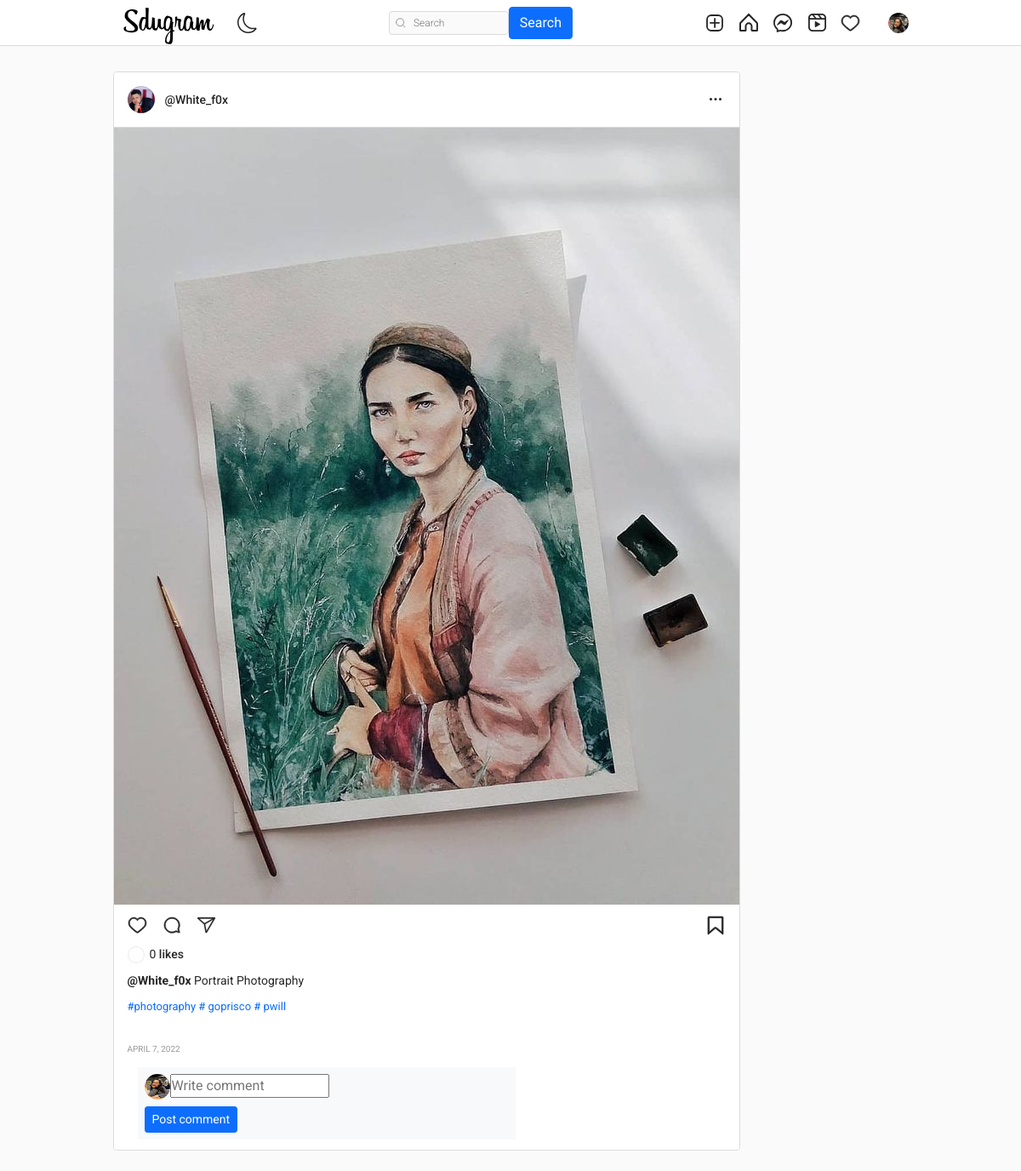
The page /4b8af694-cb0a-4154-80d4-5a47ec093830 (signed in) on the database as committed earlier.
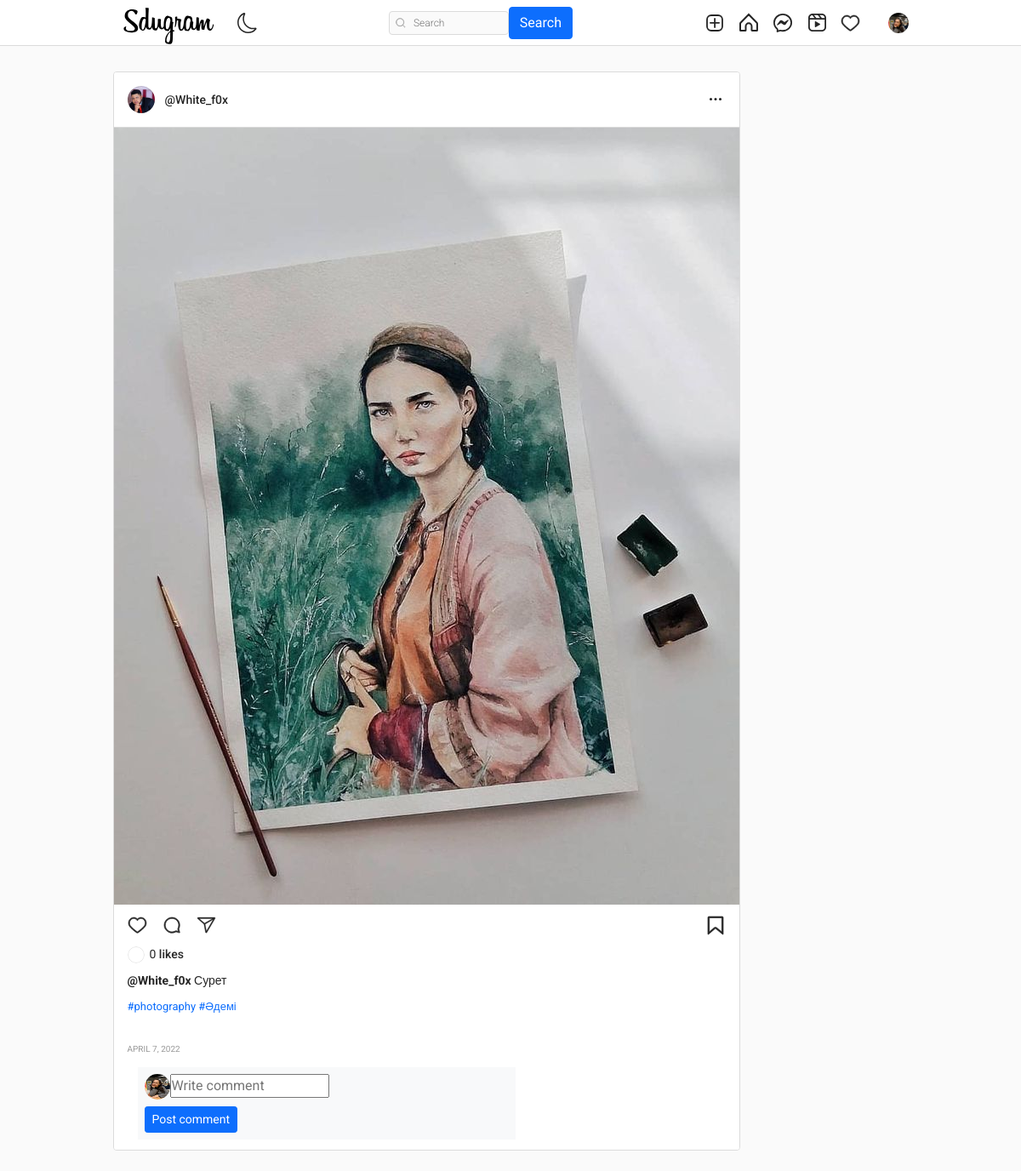
The same page on the database as committed later.
### post/models.py (models this page shows, shortened)
class Post(models.Model):
    id = models.UUIDField(primary_key=True, default=uuid.uuid4, editable=False)
    picture = models.ImageField(upload_to=user_directory_path, verbose_name="Picture")
    caption = models.CharField(max_length=10000, verbose_name="Caption")
    posted = models.DateField(auto_now_add=True)
    tags = models.ManyToManyField(Tag, related_name="tags")
    user = models.ForeignKey(User, on_delete=models.CASCADE)
    likes = models.IntegerField(default=0)

class Tag(models.Model):
    title = models.CharField(max_length=75, verbose_name='Tag')
    slug = models.SlugField(null=False, unique=True, default=uuid.uuid1)
    class Meta:
        verbose_name = 'Tag'
        verbose_name_plural = 'Tags'
    def get_absolute_url(self):
        return reverse('tags', args=[self.slug])
    def __str__(self):
        return self.title

### authy/models.py (models this page shows, shortened)
class Profile(models.Model):
    user = models.OneToOneField(User, related_name='profile', on_delete=models.CASCADE)
    image = models.ImageField(upload_to="profile_pciture", null=True, default="default.jpg")
    first_name = models.CharField(max_length=200, null=True, blank=True)
    last_name = models.CharField(max_length=200, null=True, blank=True)
    bio = models.CharField(max_length=200, null=True, blank=True)
    location = models.CharField(max_length=200, null=True, blank=True)
    url = models.URLField(max_length=200, null=True, blank=True)
    favourite = models.ManyToManyField(Post, blank=True)

### post/views.py (the view)
# urls.py: path('<uuid:post_id>', PostDetail, name='post-details'),
@login_required
def PostDetail(request, post_id):
    user = request.user
    post = get_object_or_404(Post, id=post_id)
    comments = Comment.objects.filter(post=post).order_by('-date')
    if request.method == "POST":
        form = NewCommentForm(request.POST)
        if form.is_valid():
            comment = form.save(commit=False)
            comment.post = post
            comment.user = user
            comment.save()
            return HttpResponseRedirect(reverse('post-details', args=[post.id]))
    else:
        form = NewCommentForm()
    context = {
        'post': post,
        'form': form,
        'comments': comments
    }
    return render(request, 'postdetail.html', context)

### comment/forms.py
class NewCommentForm(forms.ModelForm):
    body = forms.CharField(widget=forms.TextInput(attrs={'class': 'input', 'placeholder': 'Write comment'}), required=True)
    class Meta:
        model = Comment
        fields = ("body",)

### templates/postdetail.html (shortened to what the changed rows need)
{% extends 'base.html' %}
{% load static %}
{% load crispy_forms_tags %}
{% block content %}
<head>
</head>
    <main class="main-container">
        <section class="content-container">
            <div class="contendt">
                <div class="posts">
                    <article class="post">
                        <div class="post__header">
                            <div class="post__profile">
                                <a href="{% url 'profile' post.user %}" class="post__avatar">
                                    <img src="{{ post.user.profile.image.url }}" alt="User Picture">
                                </a>
                                <a href="{% url 'profile' post.user %}" class="post__user">@{{ post.user.username }}</a>
                            </div>
                        </div>
                        <div class="post__content">
                            <div class="post__medias">
                                <a href="{% url 'post-details' post.id %}"><img class="post__media" src="{{ post.picture.url }}" alt="Post Content" style="width:1000%; object-fit: contain;"></a>
                            </div>
                        </div>
                        <div class="post__footer">
                            <div class="post__infos">
                                <div class="post__likes">
                                    <a href="#" class="post__likes-avatar">
                                    </a>
                                    <span>{{post.likes}} <a class="post__name--underline" href="#">likes</a> <a href="#"></a></span>
                                </div>
                                <div class="post__description">
                                    <span>
                                        <a class="post__name--underline" href="#"><b>@{{post.user.username}}</b></a>
                                        {{post.caption}}
                                    </span>
                                </div>
                                <p style="font-size: 13px;">{% for tag in post.tags.all %}
                                    <a href="{{ tag.get_absolute_url }}" style="text-decoration: none;">
                                        #{{ tag }}
                                    </a>
                                    {% endfor %}
                                </p>
                                <span class="post__date-time">{{post.posted}}</span>
                                <div class="container mt-1">
                                    <div class="d-flex justify-content-right row">
                                    </div>
                                </div>
                            </div>
                        </div>
                    </article>
                </div>
            </div>
        </section>
    </main>
{% endblock content %}

Rows that differ between the two databases and show on the page:
removed Tag: title "goprisco"
removed Tag: title "pwill"
changed Post "White_f0x": caption "Portrait Photography" → "Сурет"
added Tag: title "Әдемі"
